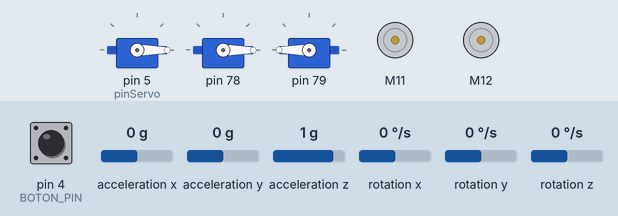
The sketch below on a simulated Arduino Uno, built with avr-gcc and run on an emulated ATmega328P. On the bench: 3 × servo, 2 × DC motor (green arrow = forward, orange = backward, longer = faster). Inputs (shaded band) come from the test bench; at power-on: pin 4 (BOTON_PIN) HIGH, rotation z 0 °/s, acceleration x 0 g, acceleration y 0 g, acceleration z 1 g, rotation x 0 °/s, rotation y 0 °/s. What the sketch prints to the serial monitor is not drawn.

Above: at 5.0 s.
5.1 s: pin 4 (BOTON_PIN) pulled LOW for 0.15 s
At 6.0 s:
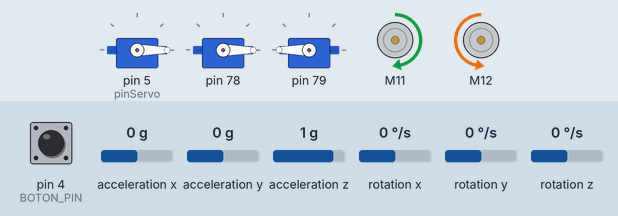
8.2 s: rotation z set to -31 °/s
At 9.4 s:
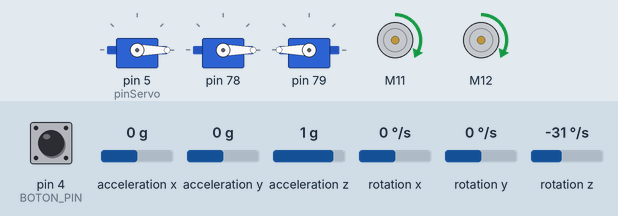
11.2 s: rotation z set to -36 °/s
13.7 s: rotation z set to -192 °/s
At 19.3 s:
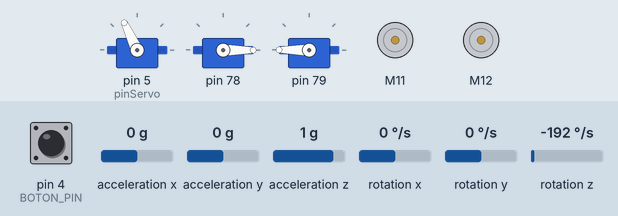
19.7 s: rotation z set to -61 °/s
At 22.6 s:
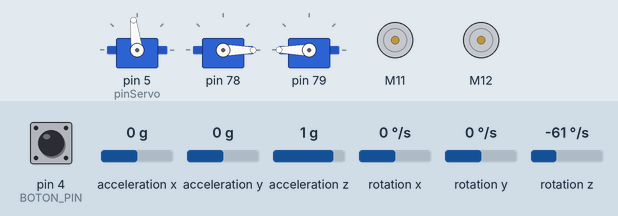
22.7 s: rotation z set to -54 °/s
Timing chart, 0 to 32.7 s (numbered marks = the images above; inputs shaded):
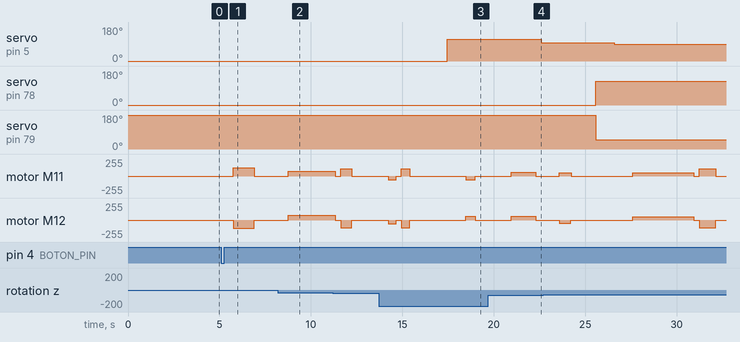

The sketch:

prubeva_1W.ino
```cpp
// generated by mBlock5 for MegaPi
// Optimized for WRO Robomission Junior

#include <Arduino.h>
#include <Wire.h>
#include <SoftwareSerial.h>
#include <MeMegaPi.h>

#define BOTON_PIN 4

MeGyro giroscopio(8);

MePort placaExpansora(7); // Define el Puerto 7 como adaptador RJ25
Servo servoGarra1;
Servo servoGarra2;

double angle_rad = PI/180.0;
double angle_deg = 180.0/PI;
MeEncoderOnBoard Encoder_1(SLOT1); // Motor Izquierdo
MeEncoderOnBoard Encoder_2(SLOT2); // Motor Derecho

void isr_process_encoder1(void){
  if(digitalRead(Encoder_1.getPortB()) == 0){
    Encoder_1.pulsePosMinus();
  }else{
    Encoder_1.pulsePosPlus();
  }
}

void isr_process_encoder2(void){
  if(digitalRead(Encoder_2.getPortB()) == 0){
    Encoder_2.pulsePosMinus();
  }else{
    Encoder_2.pulsePosPlus();
  }
}

// Variable para saber si estamos en espera o si el robot ya está compitiendo
bool rutinaIniciada = false;

void _loop() {
  unsigned long tiempoActual = millis();

  // Actualizar los motores solo cada 10 milisegundos
  static unsigned long ultimoTiempoMotores = 0;
  if(tiempoActual - ultimoTiempoMotores >= 10) {
    Encoder_1.loop();
    Encoder_2.loop();
    ultimoTiempoMotores = tiempoActual;
  }

  // Actualizar el giroscopio solo cada 50 milisegundos
  static unsigned long ultimoGiroscopio = 0;
  if(tiempoActual - ultimoGiroscopio >= 25) {
    giroscopio.update();
    ultimoGiroscopio = tiempoActual;
  }

  // Si la rutina ya empezó y el botón se vuelve a presionar (estado LOW)
  if (rutinaIniciada == true && digitalRead(BOTON_PIN) == LOW) {
    // 1. Mandamos la orden de velocidad y posición a 0
    Encoder_1.move(0, 0);
    Encoder_2.move(0, 0);
    // Forzar el PWM a 0
    Encoder_1.setTarPWM(0);
    Encoder_2.setTarPWM(0);

    // Guardamos el momento exacto en el que empezamos a frenar
    unsigned long inicioParada = millis();

    // 2. Atrapamos al robot en un bucle infinito
    while (true) {
      tiempoActual = millis();

      // FASE 1: Durante los primeros 1500ms, mantenemos vivo el cerebro del motor para que frene
      if (tiempoActual - inicioParada < 1500) {
        if(tiempoActual - ultimoTiempoMotores >= 10) {
          Encoder_1.loop();
          Encoder_2.loop();
          ultimoTiempoMotores = tiempoActual;
        }
      }
      // FASE 2: Pasados los 500ms, ya no entra al 'if' anterior.
      // Al dejar de llamar a .loop(), los motores pierden la tensión y el zumbido desaparece.
      else {
        // El robot está congelado, los motores apagados y sin zumbar.
        delay(500);
      }
    }
  }
}

void _delay(float seconds) {
  if(seconds < 0.0){
    seconds = 0.0;
  }
  // Se cambia 'long' por 'unsigned long' para compatibilidad con millis()
  unsigned long endTime = millis() + (unsigned long)(seconds * 1000.0);

  while(millis() < endTime) {
    _loop();
    delay(2); // <--- ESTA LÍNEA ES LA MAGIA. Evita que la placa colapse.
  }
}

// =========================================================================
// NUESTRAS FUNCIONES DE MOVIMIENTO
// =========================================================================

/**
 * Función maestra para controlar ambos motores.
 * Para ambos motores: valores positivos = adelante, valores negativos = atrás.
 */
void moverRobot(long gradosIzq, long gradosDer, float velocidad, float tiempoEspera) {
  // Encoder_1 (Izquierdo): se queda igual
  Encoder_1.move(gradosIzq, abs(velocidad));

  // Encoder_2 (Derecho): se invierte con el signo menos (-)
  // para que los valores positivos vayan hacia adelante.
  Encoder_2.move(-gradosDer, abs(velocidad*1.02));

  _delay(tiempoEspera);
}

// Mueve el robot en línea recta hacia adelante
void avanzar(long grados, float velocidad, float tiempoEspera) {
  moverRobot(grados, grados, velocidad, tiempoEspera);
}

// Mueve el robot en línea recta hacia atrás
void retroceder(long grados, float velocidad, float tiempoEspera) {
  moverRobot(-grados, -grados, velocidad, tiempoEspera);
}

// Gira sobre su propio eje hacia la derecha
void girarIzquierda(long grados, float velocidad, float tiempoEspera) {
  moverRobot(grados, -grados, velocidad, tiempoEspera);
}

// Gira sobre su propio eje hacia la izquierda
void girarDerecha(long grados, float velocidad, float tiempoEspera) {
  moverRobot(-grados, grados, velocidad, tiempoEspera);
}

// Detiene por completo los motores
void detener(float tiempoEspera) {
  Encoder_1.setTarPWM(0);
  Encoder_2.setTarPWM(0);
}

// =========================================================================
// FUNCIONES DE GIRO CON GIROSCOPIO
// =========================================================================

void girarDerechaGyro(float gradosObjetivo, float velocidad) {
  giroscopio.update();
  float anguloInicial = giroscopio.getAngleZ();

  Encoder_1.runSpeed(-abs(velocidad));
  Encoder_2.runSpeed(-abs(velocidad));

  unsigned long tiempoInicio = millis();
  const unsigned long TIMEOUT_MS = 5000; // ajusta según tus giros más largos

  int contador = 0;
  while (abs(giroscopio.getAngleZ() - anguloInicial) < gradosObjetivo) {
    _loop();
    /*
     if (++contador % 50 == 0) {  // imprime 1 de cada 50 lecturas
      Serial.println(giroscopio.getAngleZ());
    }
    */
    if (millis() - tiempoInicio > TIMEOUT_MS) {
      Serial.println("TIMEOUT en giro derecha - saliendo por seguridad");
      break; // evita el bucle infinito
    }
  }
  Encoder_1.runSpeed(0);
  Encoder_2.runSpeed(0);
  _delay(0.3);
}

void girarIzquierdaGyro(float gradosObjetivo, float velocidad) {
 giroscopio.update();
  float anguloInicial = giroscopio.getAngleZ();

  Encoder_1.runSpeed(abs(velocidad));
  Encoder_2.runSpeed(abs(velocidad));

  unsigned long tiempoInicio = millis();
  const unsigned long TIMEOUT_MS = 5000; // ajusta según tus giros más largos

  int contador = 0;
  while (abs(giroscopio.getAngleZ() - anguloInicial) < gradosObjetivo) {
    _loop();
    /*
    if (++contador % 50 == 0) {  // imprime 1 de cada 50 lecturas
      Serial.println(giroscopio.getAngleZ());
    }
    */
    if (millis() - tiempoInicio > TIMEOUT_MS) {
      Serial.println("TIMEOUT en giro izquierda - saliendo por seguridad");
      break; // evita el bucle infinito
    }
  }
  Encoder_1.runSpeed(0);
  Encoder_2.runSpeed(0);
  _delay(0.3);
}

// =========================================================================
// DE LOS SERVOMOTORES PEQUEÑOS
// =========================================================================

const int GARRA_ABIERTA_S1 = 0;
const int GARRA_CERRADA_S1 = 126;
const int GARRA_CERRADA_S2 = 50;
const int GARRA_ABIERTA_S2 = 180;

void abrirGarra() {
  servoGarra1.write(GARRA_ABIERTA_S1);
  servoGarra2.write(GARRA_ABIERTA_S2);
  _delay(1.0);
}

void cerrarGarra() {
  servoGarra1.write(GARRA_CERRADA_S1);
  servoGarra2.write(GARRA_CERRADA_S2);
  _delay(1.0);
}

// =========================================================================
// DEL SERVOMOTOR GRANDE
// =========================================================================

// Creamos el objeto servo
Servo miServo;
// Definimos el pin del servo
const int pinServo = 5;

// Mueve el servo 90° hacia arriba (va a 180°)
const int anguloBajar = 115;
void subir_pala() {
  for (int angulo = anguloBajar; angulo >= 0; angulo--) {
    miServo.write(angulo);
    _delay(0.050); // Ajusta este tiempo para cambiar la velocidad
  }
  _delay(1.0);
}

// Regresa el servo a la posición central (90°)
void bajar_pala() {
  miServo.write(anguloBajar);
  _delay(1.0);
}

// Baja el servo 35° desde el centro (90 - 35 = 55°)
void barrer() {
  abrirGarra();
  miServo.write(117);
  _delay(1.0);
}

// Subir el servo para llevar el objeto
void recolectar(int modo) {
  if (modo == 1) {
    miServo.write(97);

  } else if (modo == 2) {
    miServo.write(90
    );
  }
  _delay(1.0);
}

// Subir el servo para llevar el objeto
void posicionar() {
  miServo.write(50);
  _delay(1.0);
}

// Bajar el servo para soltar el objeto
void depositar() {
  miServo.write(40);
  _delay(1.0);
  abrirGarra();
}

// =========================================================================

void setup() {
  Serial.begin(115200);

  pinMode(BOTON_PIN, INPUT_PULLUP);

  Wire.setWireTimeout(3000, true); // 3000 microsegundos, reset automático del bus si se cuelga
  giroscopio.begin(); // <-- AÑADE ESTA LÍNEA
  _delay(2.0);    // <-- AÑADE ESTA LÍNEA (Espera 2 segundos completamente quieto)

  // Asociamos el SERVO al pin 5
  miServo.attach(pinServo);
  // Inicializar los microservomotores
  // Se asignan los servos a los pines físicos extraídos del puerto 7
  servoGarra1.attach(placaExpansora.pin1());
  servoGarra2.attach(placaExpansora.pin2());

  // Posición inicial por defecto: siempre en 180 grados
  miServo.write(0);

  // Inicializamos los pines de los servos
  servoGarra1.attach(placaExpansora.pin1());
  servoGarra2.attach(placaExpansora.pin2());

  // Condición inicial: Empezar con la garra abierta
  abrirGarra();

  //MOTORES

  TCCR1A = _BV(WGM10);
  TCCR1B = _BV(CS11) | _BV(WGM12);
  TCCR2A = _BV(WGM21) | _BV(WGM20);
  TCCR2B = _BV(CS21);

  attachInterrupt(Encoder_1.getIntNum(), isr_process_encoder1, RISING);
  Encoder_1.setPulse(8);
  Encoder_1.setRatio(46.67);
  Encoder_1.setPosPid(1.8,0,1.2);
  Encoder_1.setSpeedPid(0.18,0,0);

  attachInterrupt(Encoder_2.getIntNum(), isr_process_encoder2, RISING);
  Encoder_2.setPulse(8);
  Encoder_2.setRatio(46.67);
  Encoder_2.setPosPid(1.8,0,1.2);
  Encoder_2.setSpeedPid(0.18,0,0);
}

void loop() {
  Serial.println("Up");

  // 1. ESPERAR A QUE SE PRESIONE EL BOTÓN PARA INICIAR
  while (digitalRead(BOTON_PIN) == HIGH) {
    _loop();
  }
  // 2. ESPERAR A QUE SE SUELTE EL BOTÓN. Esto evita que te canceles a ti mismo por dejar el dedo puesto
  while (digitalRead(BOTON_PIN) == LOW) {
    _loop();
  }
  // 3. PAUSA DE SEGURIDAD
  _delay(0.5);
  // 4. ¡ACTIVAR EL MODO COMPETENCIA!
  // A partir de esta línea, si presionas el botón, el robot se detendrá por completo
  rutinaIniciada = true;

  // ==========================================
  // TU RUTINA DE MOVIMIENTO
  // ==========================================

  avanzar(580, 90, 3.0);

  //girarIzquierda(329, 55, 3.5);
  girarIzquierdaGyro(80.0, 50.0);
  avanzar(271, 80, 2.6);
  girarDerechaGyro(77.0, 39.0);
  avanzar(206, 80, 2.5);

  bajar_pala();


  retroceder(117, 40, 2.5);
  girarIzquierdaGyro(80.0, 40.0);
  recolectar(1);
  avanzar(132, 37, 2.0);
  cerrarGarra();
  recolectar(2);
  girarIzquierdaGyro(180.0, 35.0);
  avanzar(400, 80, 5.5);

/*
  retroceder(680, 40, 4.5);

  //girarIzquierda(378, 48, 4.5);
  girarIzquierdaGyro(90.0, 48.0);
  avanzar(480, 80, 3.0);
  //girarIzquierda(330, 50, 4.5);
  girarIzquierdaGyro(180.0, 50.0);


  avanzar(2000, 100, 2);
  depositar();
  abrirGarra();
  avanzar(2000, 105, 2.25);
  retroceder(45, 40, 1.0);
  */
  detener(1.0);
  //subir_pala();


  // Bucle infinito para que no repita la rutina en la competencia
  while(1) {
    _loop();
  }
}
```

Measured:
- after the input at 5.1 s, motor M11: stopped → forward 126/255 after 0.66 s, → stopped 1.2 s later; motor M12: stopped → backward 127/255 after 0.66 s, → stopped 1.1 s later
- after the input at 13.7 s, servo on pin 5 (pinServo): 0° → 115° after 3.7 s instead of 5.5 s
- after the input at 19.7 s, servo on pin 5 (pinServo): 115° → 97° after 2.9 s instead of 2.0 s
